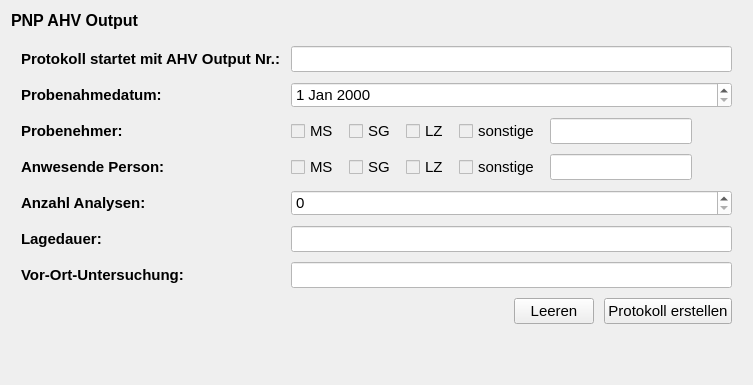
          <widget class="QWidget" name="pnp_output">
           <layout class="QVBoxLayout" name="verticalLayout_14">
            <item>
             <widget class="QLabel" name="label_73">
              <property name="font">
               <font>
                <family>Leelawadee UI</family>
                <pointsize>12</pointsize>
                <weight>75</weight>
                <bold>true</bold>
               </font>
              </property>
              <property name="styleSheet">
               <string notr="true">color: rgb(0, 0, 0);</string>
              </property>
              <property name="text">
               <string>PNP AHV Output</string>
              </property>
             </widget>
            </item>
            <item>
             <widget class="QFrame" name="verticalFrame">
              <property name="styleSheet">
               <string notr="true">background-color: rgb(239, 239, 239);
color: rgb(0, 0, 0);</string>
              </property>
              <layout class="QVBoxLayout" name="verticalLayout_15">
               <property name="spacing">
                <number>10</number>
               </property>
               <property name="leftMargin">
                <number>10</number>
               </property>
               <property name="topMargin">
                <number>10</number>
               </property>
               <property name="rightMargin">
                <number>10</number>
               </property>
               <property name="bottomMargin">
                <number>10</number>
               </property>
               <item>
                <widget class="QFrame" name="formFrame_4">
                 <layout class="QFormLayout" name="formLayout_9">
                  <property name="horizontalSpacing">
                   <number>10</number>
                  </property>
                  <property name="verticalSpacing">
                   <number>10</number>
                  </property>
                  <property name="leftMargin">
                   <number>0</number>
                  </property>
                  <property name="topMargin">
                   <number>0</number>
                  </property>
                  <property name="rightMargin">
                   <number>0</number>
                  </property>
                  <property name="bottomMargin">
                   <number>0</number>
                  </property>
                  <item row="0" column="0">
                   <widget class="QLabel" name="label_66">
                    <property name="font">
                     <font>
                      <family>Leelawadee UI</family>
                      <pointsize>11</pointsize>
                      <weight>75</weight>
                      <bold>true</bold>
                     </font>
                    </property>
                    <property name="text">
                     <string>Protokoll startet mit AHV Output Nr.:</string>
                    </property>
                   </widget>
                  </item>
                  <item row="1" column="0">
                   <widget class="QLabel" name="label_67">
                    <property name="font">
                     <font>
                      <family>Leelawadee UI</family>
                      <pointsize>11</pointsize>
                      <weight>75</weight>
                      <bold>true</bold>
                     </font>
                    </property>
                    <property name="text">
                     <string>Probenahmedatum:</string>
                    </property>
                   </widget>
                  </item>
                  <item row="2" column="0">
                   <widget class="QLabel" name="label_68">
                    <property name="font">
                     <font>
                      <family>Leelawadee UI</family>
                      <pointsize>11</pointsize>
                      <weight>75</weight>
                      <bold>true</bold>
                     </font>
                    </property>
                    <property name="text">
                     <string>Probenehmer:</string>
                    </property>
                   </widget>
                  </item>
                  <item row="3" column="0">
                   <widget class="QLabel" name="label_69">
                    <property name="font">
                     <font>
                      <family>Leelawadee UI</family>
                      <pointsize>11</pointsize>
                      <weight>75</weight>
                      <bold>true</bold>
                     </font>
                    </property>
                    <property name="text">
                     <string>Anwesende Person:</string>
                    </property>
                   </widget>
                  </item>
                  <item row="4" column="0">
                   <widget class="QLabel" name="label_70">
                    <property name="font">
                     <font>
                      <family>Leelawadee UI</family>
                      <pointsize>11</pointsize>
                      <weight>75</weight>
                      <bold>true</bold>
                     </font>
                    </property>
                    <property name="text">
                     <string>Anzahl Analysen:</string>
                    </property>
                   </widget>
                  </item>
                  <item row="5" column="0">
                   <widget class="QLabel" name="label_71">
                    <property name="font">
                     <font>
                      <family>Leelawadee UI</family>
                      <pointsize>11</pointsize>
                      <weight>75</weight>
                      <bold>true</bold>
                     </font>
                    </property>
                    <property name="text">
                     <string>Lagedauer:</string>
                    </property>
                   </widget>
                  </item>
                  <item row="6" column="0">
                   <widget class="QLabel" name="label_72">
                    <property name="font">
                     <font>
                      <family>Leelawadee UI</family>
                      <pointsize>11</pointsize>
                      <weight>75</weight>
                      <bold>true</bold>
                     </font>
                    </property>
                    <property name="text">
                     <string>Vor-Ort-Untersuchung:</string>
                    </property>
                   </widget>
                  </item>
                  <item row="0" column="1">
                   <widget class="QLineEdit" name="lineEdit_49">
                    <property name="font">
                     <font>
                      <family>Leelawadee UI</family>
                      <pointsize>11</pointsize>
                     </font>
                    </property>
                    <property name="styleSheet">
                     <string notr="true">background-color: rgb(255, 255, 255);
color: rgb(0, 0, 0);</string>
                    </property>
                   </widget>
                  </item>
                  <item row="1" column="1">
                   <widget class="QDateEdit" name="dateEdit_5">
                    <property name="font">
                     <font>
                      <family>Leelawadee UI</family>
                      <pointsize>11</pointsize>
                     </font>
                    </property>
                    <property name="styleSheet">
                     <string notr="true">background-color: rgb(255, 255, 255);
color: rgb(0, 0, 0);</string>
                    </property>
                   </widget>
                  </item>
                  <item row="5" column="1">
                   <widget class="QLineEdit" name="lineEdit_50">
                    <property name="font">
                     <font>
                      <family>Leelawadee UI</family>
                      <pointsize>11</pointsize>
                     </font>
                    </property>
                    <property name="styleSheet">
                     <string notr="true">background-color: rgb(255, 255, 255);
color: rgb(0, 0, 0);</string>
                    </property>
                   </widget>
                  </item>
                  <item row="2" column="1">
                   <layout class="QHBoxLayout" name="horizontalLayout_21">
                    <item>
                     <widget class="QCheckBox" name="checkBox_26">
                      <property name="font">
                       <font>
                        <family>Leelawadee UI</family>
                        <pointsize>11</pointsize>
                       </font>
                      </property>
                      <property name="text">
                       <string>MS</string>
                      </property>
                     </widget>
                    </item>
                    <item>
                     <widget class="QCheckBox" name="checkBox_27">
                      <property name="font">
                       <font>
                        <family>Leelawadee UI</family>
                        <pointsize>11</pointsize>
                       </font>
                      </property>
                      <property name="text">
                       <string>SG</string>
                      </property>
                     </widget>
                    </item>
                    <item>
                     <widget class="QCheckBox" name="checkBox_28">
                      <property name="font">
                       <font>
                        <family>Leelawadee UI</family>
                        <pointsize>11</pointsize>
                       </font>
                      </property>
                      <property name="text">
                       <string>LZ</string>
                      </property>
                     </widget>
                    </item>
                    <item>
                     <layout class="QHBoxLayout" name="horizontalLayout_23">
                      <item>
                       <widget class="QCheckBox" name="checkBox_30">
                        <property name="font">
                         <font>
                          <family>Leelawadee UI</family>
                          <pointsize>11</pointsize>
                         </font>
                        </property>
                        <property name="text">
                         <string>sonstige</string>
                        </property>
                       </widget>
                      </item>
                      <item>
                       <widget class="QLineEdit" name="lineEdit_51">
                        <property name="font">
                         <font>
                          <family>Leelawadee UI</family>
                          <pointsize>11</pointsize>
                         </font>
                        </property>
                        <property name="styleSheet">
                         <string notr="true">background-color: rgb(255, 255, 255);
color: rgb(0, 0, 0);</string>
                        </property>
                       </widget>
                      </item>
                      <item>
                       <spacer name="horizontalSpacer_22">
                        <property name="orientation">
                         <enum>Qt::Horizontal</enum>
                        </property>
                        <property name="sizeHint" stdset="0">
                         <size>
                          <width>40</width>
                          <height>20</height>
                         </size>
                        </property>
                       </spacer>
                      </item>
                     </layout>
                    </item>
                   </layout>
                  </item>
                  <item row="3" column="1">
                   <layout class="QHBoxLayout" name="horizontalLayout_28">
                    <item>
                     <widget class="QCheckBox" name="checkBox_31">
                      <property name="font">
                       <font>
                        <family>Leelawadee UI</family>
                        <pointsize>11</pointsize>
                       </font>
                      </property>
                      <property name="text">
                       <string>MS</string>
                      </property>
                     </widget>
                    </item>
                    <item>
                     <widget class="QCheckBox" name="checkBox_32">
                      <property name="font">
                       <font>
                        <family>Leelawadee UI</family>
                        <pointsize>11</pointsize>
                       </font>
                      </property>
                      <property name="text">
                       <string>SG</string>
                      </property>
                     </widget>
                    </item>
                    <item>
                     <widget class="QCheckBox" name="checkBox_33">
                      <property name="font">
                       <font>
                        <family>Leelawadee UI</family>
                        <pointsize>11</pointsize>
                       </font>
                      </property>
                      <property name="text">
                       <string>LZ</string>
                      </property>
                     </widget>
                    </item>
                    <item>
                     <layout class="QHBoxLayout" name="horizontalLayout_29">
                      <item>
                       <widget class="QCheckBox" name="checkBox_40">
                        <property name="font">
                         <font>
                          <family>Leelawadee UI</family>
                          <pointsize>11</pointsize>
                         </font>
                        </property>
                        <property name="text">
                         <string>sonstige</string>
                        </property>
                       </widget>
                      </item>
                      <item>
                       <widget class="QLineEdit" name="lineEdit_52">
                        <property name="font">
                         <font>
                          <family>Leelawadee UI</family>
                          <pointsize>11</pointsize>
                         </font>
                        </property>
                        <property name="styleSheet">
                         <string notr="true">background-color: rgb(255, 255, 255);
color: rgb(0, 0, 0);</string>
                        </property>
                       </widget>
                      </item>
                      <item>
                       <spacer name="horizontalSpacer_23">
                        <property name="orientation">
                         <enum>Qt::Horizontal</enum>
                        </property>
                        <property name="sizeHint" stdset="0">
                         <size>
                          <width>40</width>
                          <height>20</height>
                         </size>
                        </property>
                       </spacer>
                      </item>
                     </layout>
                    </item>
                   </layout>
                  </item>
                  <item row="4" column="1">
                   <widget class="QSpinBox" name="spinBox">
                    <property name="font">
                     <font>
                      <family>Leelawadee UI</family>
                      <pointsize>11</pointsize>
                     </font>
                    </property>
                    <property name="styleSheet">
                     <string notr="true">background-color: rgb(255, 255, 255);
color: rgb(0, 0, 0);</string>
                    </property>
                   </widget>
                  </item>
                  <item row="6" column="1">
                   <widget class="QLineEdit" name="lineEdit_53">
                    <property name="font">
                     <font>
                      <family>Leelawadee UI</family>
                      <pointsize>11</pointsize>
                     </font>
                    </property>
                    <property name="styleSheet">
                     <string notr="true">background-color: rgb(255, 255, 255);
color: rgb(0, 0, 0);</string>
                    </property>
                   </widget>
                  </item>
                 </layout>
                </widget>
               </item>
               <item>
                <layout class="QHBoxLayout" name="horizontalLayout_30">
                 <property name="spacing">
                  <number>10</number>
                 </property>
                 <item>
                  <spacer name="horizontalSpacer_4">
                   <property name="orientation">
                    <enum>Qt::Horizontal</enum>
                   </property>
                   <property name="sizeHint" stdset="0">
                    <size>
                     <width>40</width>
                     <height>20</height>
                    </size>
                   </property>
                  </spacer>
                 </item>
                 <item>
                  <widget class="QPushButton" name="pushButton_10">
                   <property name="font">
                    <font>
                     <family>Leelawadee UI</family>
                     <pointsize>11</pointsize>
                    </font>
                   </property>
                   <property name="styleSheet">
                    <string notr="true">color: black</string>
                   </property>
                   <property name="text">
                    <string>Leeren</string>
                   </property>
                  </widget>
                 </item>
                 <item>
                  <widget class="QPushButton" name="pushButton_11">
                   <property name="font">
                    <font>
                     <family>Leelawadee UI</family>
                     <pointsize>11</pointsize>
                    </font>
                   </property>
                   <property name="styleSheet">
                    <string notr="true">color: black</string>
                   </property>
                   <property name="text">
                    <string>Protokoll erstellen</string>
                   </property>
                  </widget>
                 </item>
                </layout>
               </item>
              </layout>
             </widget>
            </item>
            <item>
             <spacer name="verticalSpacer_4">
              <property name="orientation">
               <enum>Qt::Vertical</enum>
              </property>
              <property name="sizeHint" stdset="0">
               <size>
                <width>20</width>
                <height>40</height>
               </size>
              </property>
             </spacer>
            </item>
           </layout>
          </widget>
